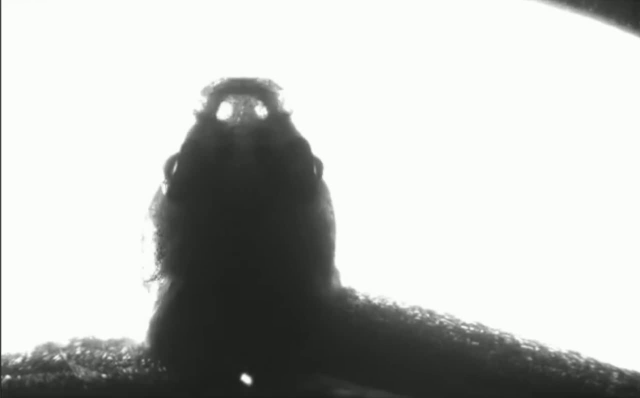
#> input picture frame 22 of OKRtracking.avi, 1280 x 796 px, given in place of ZebrafishEyeMvmt_Trim.mp4, which was not available (shown at 1/2 size)
$ python newmain.py
#> lines starting #> are read from the running program, lines starting #| are printed output that depends on the picture; after the words box and inside, x2 and y2 are one past the last pixel; in counts of white or black regions, pixels touching at a corner belong together; pictures that were not available may be replaced by others from this repository, and a replacement may not be noted
# Standard library imports
import os
import csv

# Third party imports
from skimage.filters import sobel
from skimage.segmentation import watershed
from scipy import ndimage as ndi
import numpy as np
import matplotlib.pyplot as plt
from matplotlib import cm
import matplotlib.animation as animation

from skimage.transform import hough_line, hough_line_peaks
import cv2

# Local application imports
# /None


############################## Helper Functions ########################

def resize(img,desiredWidth = 512):
	'''
	Returns a resized copy of the image. Default width is 512.
	'''

	try:
		height,width,__ = img.shape ## Need the blank variable or else "TypeError: argument 1 must have a "write" method"
	except ValueError:
		try:
			height,width = img.shape ## Need the blank variable or else "TypeError: argument 1 must have a "write" method"
		except:
			raise Exception("Failure to unpack image shape.")


	scale_percent = desiredWidth / width
	width = int(img.shape[1] * scale_percent) #python makes it a float, and it needs an int
	height = int(img.shape[0] * scale_percent)
	img = cv2.resize(img,(width,height),interpolation = cv2.INTER_AREA)

	return img

########################################################################
class Project:

	#codec to output the file
	fourcc = cv2.VideoWriter_fourcc(*'XVID') #this is saying we want to use xvid as our codec

	#initializes the instance of a Project
	def __init__(self,inputFilePath):

#> called with inputFilePath = 'TestData//ZebrafishEyeMvmt_Trim.mp4'
		self.inputFilePath = inputFilePath
		self.inputVideo = cv2.VideoCapture(inputFilePath)
		self.outputFileHandle = None
		self.writer = None
		self.frame = None
		self.min = 0
		self.max = 0
		self.roi1 = None # previously - np.array([0,0]) - trying to see if default value needed
		self.roi2 = None # np.array([0,0]) * see note above ^^
		self.eyeNum = 0
		self.Xnose = 0
		self.Ynose = 0
		self.animationFrame = None

		# Creating input file path and checking by trying to read the first frame
		try:
			ret,self.frame = self.inputVideo.read()
#> self.frame is the input picture: shape (796, 1280, 3); mean B, G, R 188.8, 191.8, 189.8
			self.frame = resize(self.frame)
#> in resize, `img = cv2.resize(img,(width,height),interpolation = cv2.INTER_AREA)`:
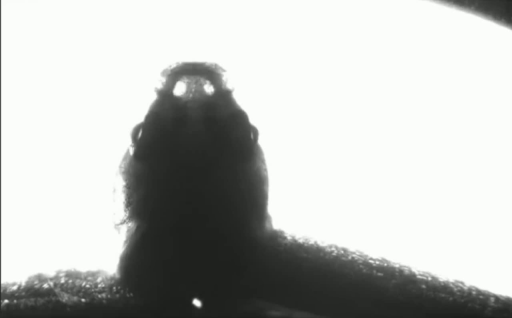
#> img: shape (318, 512, 3); mean of channels 0, 1, 2 188.8, 191.8, 189.8; drawn as B, G, R
			self.frame = cv2.cvtColor(self.frame, cv2.COLOR_BGR2GRAY)
#> self.frame: shape (318, 512)
		except:
			raise Exception("There was an error with the input file path.") #another exception is raised by the try for the size error in shape?

		# Setting the output file
		try:
			self.outputFileHandle = open('fishAngles.csv', 'x+', newline='')
		except:
			fileNum = 1
			while(self.outputFileHandle == None):
				try:
					self.outputFileHandle = open("fishAngles" + str(fileNum) + ".csv", 'x+',newline = '')
				except:
					self.outputFileHandle = None #is this redundant?
					fileNum += 1

	#fixing personal annoyance of deleting files
	def __del__(self):
		self.outputFileHandle.close()
	def getNextFrame(self):
		prevFrame = self.frame # for a try catch?
		ret, self.frame = self.inputVideo.read()
		if ret:
			self.frame = resize(self.frame)
			self.frame = cv2.cvtColor(self.frame, cv2.COLOR_BGR2GRAY)
		return ret, self.frame #do i need the self.frame?

	def EdgeDetec(self):
		windowName = "Edge Detection"

		cv2.startWindowThread()
		cv2.namedWindow(windowName, cv2.WINDOW_NORMAL)
		#cv2.resizeWindow(windowName,self.frame.shape[1],self.frame.shape[0]+100)

		def setMin(Min) :
			self.min = Min
		def setMax(Max):
			self.max = Max

		cv2.createTrackbar("Max",windowName,0,255,setMin)
		cv2.createTrackbar("Min",windowName,0,255,setMax)

		while cv2.getWindowProperty(windowName, 0) >= 0:# Need to figure out X on fish fig& loopFlag >=0:# and cv2.getWindowProperty('Fish Edges', 0) >= 0):

			edge = cv2.Canny(self.frame, self.min, self.max)

			cv2.imshow("Image",edge)

			if cv2.waitKey(1) & 0xff == ord('q') or cv2.waitKey(1) & 0xff == ord('d'): #ord returns the unicode of that letter. 0xff makes it only look at
				#the last 8 bits of the wait key because it is 32bits and the incode is only 8 bits
				break

		cv2.destroyAllWindows()

	def setROI(self):
		roi = cv2.selectROI("Select Region of Interest",self.frame,showCrosshair=False,fromCenter=False)
		self.roi1 = (roi[0],roi[1])
		self.roi2 = (roi[0]+roi[2],roi[1]+roi[3]) # openCv selet returns a rectangle(x,y,width,height)
		print(self.roi1)
		print(self.roi2)

	def lineTransform(self):

		edge = cv2.Canny(self.frame,self.min,self.max)
		cropImg = edge[self.roi1[1]:self.roi2[1] , self.roi1[0]:self.roi2[0]]

		####################################
		# Classic straight-line Hough transform
		# Set a precision of 0.5 degree.
		tested_angles = np.linspace((-np.pi / 2) + (np.pi / 4) , (np.pi / 2) - (np.pi / 4 ), 360)# This is saying take 360*2 steps from -45 counter cloack wise to +45*(180/np.pi)

		h, theta, d = hough_line(cropImg, theta=tested_angles) # this returns hough transform accumulator, the angles, and distances from orgin to detected line

		'''
		# Generating figure 1
		fig, axes = plt.subplots(1, 2, figsize=(15, 6))
		ax = axes.ravel()

		ax[0].imshow(cropImg, cmap=cm.gray)
		ax[0].set_title('Input image')
		ax[0].set_axis_off()

		ax[1].imshow(cropImg, cmap=cm.gray)
		'''
		origin = np.array((0, cropImg.shape[1])) #origin considered bottom left

		_, angle, dist = hough_line_peaks(h, theta, d,num_peaks= 4)


		# finding which eye(s) to try to transform the lines for
		minIndex = np.where(dist == np.min(dist))
		maxIndex = np.where(dist == np.max(dist))


		miny0, miny1 = (dist[minIndex][0] - origin * np.cos(angle[minIndex][0])) / np.sin(angle[minIndex][0])
		maxy0, maxy1 = (dist[maxIndex][0] - origin * np.cos(angle[maxIndex][0])) / np.sin(angle[maxIndex][0])

		# The Visuals
		self.animationFrame = cv2.cvtColor(self.frame, cv2.COLOR_GRAY2BGR)

		if self.eyeNum < 0:
			self.animationFrame = cv2.line(self.animationFrame,(self.roi1[0],self.roi1[1] +
			int(miny0)),(self.roi2[0],self.roi2[1] + int(miny1)),(0,255,0), thickness=2)
		elif self.eyeNum > 0:
			self.animationFrame = cv2.line(self.animationFrame,(self.roi1[0],self.roi1[1] +
			int(maxy0)),(self.roi2[0],self.roi2[1] + int(maxy1)),(0,255,255), thickness=2)
		else:
			self.animationFrame = cv2.line(self.animationFrame,(self.roi1[0],self.roi1[1] +
			int(miny0)),(self.roi2[0],self.roi2[1] + int(miny1)),(0,255,0), thickness=2)

			self.animationFrame = cv2.line(self.animationFrame,(self.roi1[0],self.roi1[1] +
			int(maxy0)),(self.roi2[0],self.roi2[1] + int(maxy1)),(0,255,255), thickness=2)

		cv2.imshow("Lines", self.animationFrame)
		cv2.waitKey(1)
		'''
		ax[1].plot(origin, (miny0, miny1),label = "left")
		ax[1].plot(origin, (maxy0, maxy1), label = "right")

		ax[1].set_xlim(origin)
		ax[1].set_ylim((cropImg.shape[0], 0))
		ax[1].set_axis_off()
		ax[1].set_title('Detected lines')
		ax[1].legend()

		plt.tight_layout()
		#plt.show()
		'''

		retval = [0,0]
		if self.eyeNum == -1:
			retval[0] = angle[minIndex][0]
		elif self.eyeNum == 1:
			retval[1] = angle[maxIndex][0]
		else:
			retval[0] = angle[minIndex][0]
			retval[1] = angle[maxIndex][0]

		return retval

	def writeToFile(self, Angles = [0,0]):

		leftAngle =  Angles[0]
		rightAngle = Angles[1]

		if self.writer == None:
			fieldnames = ['leftEye', 'rightEye']
			self.writer = csv.DictWriter(self.outputFileHandle, fieldnames=fieldnames)
			self.writer.writeheader()

		self.writer.writerow({'leftEye': leftAngle, 'rightEye': rightAngle})

	def setEyeNum(self,eyeNum):

		eyeNum = int(eyeNum) # take care of decimal answers
		if eyeNum >= -1 and eyeNum <= 1:
			self.eyeNum = eyeNum #for floating points to be discarded
		else:
			raise Exception("Bad eye number indicator")

	def findFishNose(self):
		markers = np.zeros_like(self.frame)
		markers[self.frame < 30] = 2  # these just work
		markers[self.frame > 150] = 1 # these just work

		elevation_map = sobel(self.frame)
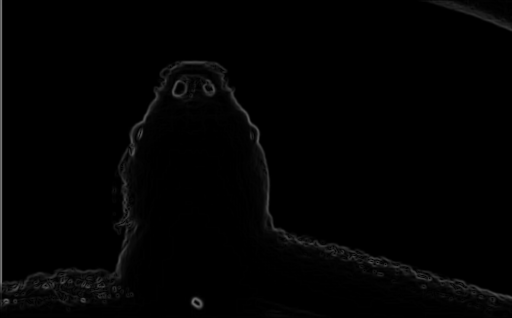
#> elevation_map: shape (318, 512) float64; min 0, max 0.466, mean 0.0106
		segmentation = watershed(elevation_map, markers)
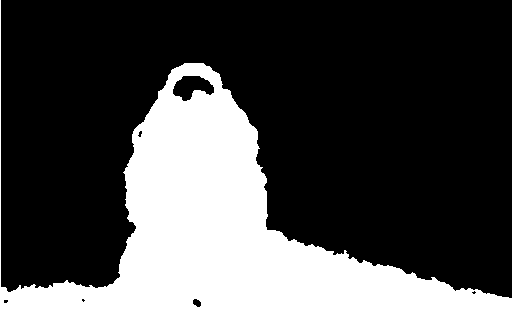
#> segmentation: shape (318, 512); values 1 (black) and 2 (white), 28.9% white; 1 white region, box (x1, y1, x2, y2) and area: (0, 0, 512, 318) 47100
		segmentation = ndi.binary_fill_holes(segmentation - 1) # I believe this sets that background as 0 so we don't change it
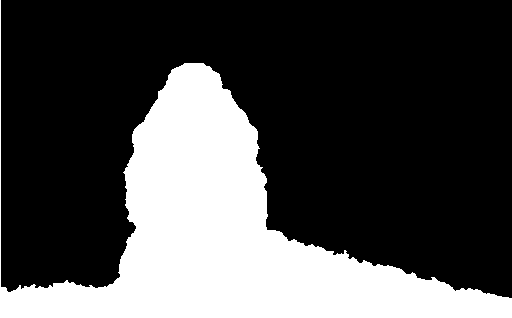
#> segmentation: shape (318, 512) bool; 29.4% white; 1 white region, box (x1, y1, x2, y2) and area: (0, 0, 512, 318) 47826
		labeled_img, num_features = ndi.label(segmentation)
#> num_features = 1

		freq = np.argmax(np.bincount(labeled_img.flatten())[1:]) + 1
#> freq = 1

		index = np.where(labeled_img == freq)
#> index = 47826 positions, rows 0 to 317, columns 0 to 511

		self.Ynose = index[0][0]
#> self.Ynose = 0
		self.Xnose = index[1][index[0] == self.Ynose]
#> self.Xnose = [0]

		def findMed(arr):
			return arr[int(np.trunc(len(arr)/2))]

		self.Xnose = findMed(self.Xnose)
#> self.Xnose = 0

	def adjustROI(self):

		if(self.Xnose == 0 and self.Ynose == 0):
			print("This is an exception")

		roi1dif = (self.roi1[0] - self.Xnose , self.roi1[1] - self.Ynose)
		roi2dif = (self.roi2[0] - self.Xnose , self.roi2[1] - self.Ynose)

		self.findFishNose()
		self.roi1 = (roi1dif[0] + self.Xnose, roi1dif[1] + self.Ynose)
		self.roi2 = (roi2dif[0] + self.Xnose, roi2dif[1] + self.Ynose)

	def autoAnalyzeVideo(self):

		#checks
		self.findFishNose()
		self.setEyeNum(-1)
		while self.roi1 == None or self.roi2 == None:
			print("Please set the region of interest")
			#self.setROI()
			self.roi1 = (134,111)
			self.roi2 = (246,163)

		while self.min == 0 and self.max == 0: # I'm concerned about this boolean not checking both???????????????????????????????????
			print("Please set the edge detection max and min values")
			#self.EdgeDetec()
			self.max = 153
			self.min = 51

		while self.getNextFrame()[0]:
			self.adjustROI()
			self.writeToFile(self.lineTransform())
#> this loop made 29 passes
#> pass 1, in lineTransform, `edge = cv2.Canny(self.frame,self.min,self.max)`:
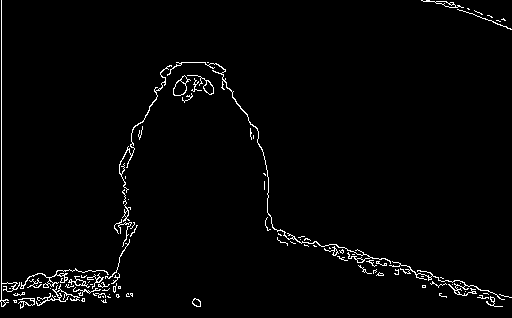
#> edge: shape (318, 512); 2.2% white in thin lines or dots
#> pass 1, in lineTransform, `cropImg = edge[self.roi1[1]:self.roi2[1] , self.roi1[0]:self.roi2[0]]`:
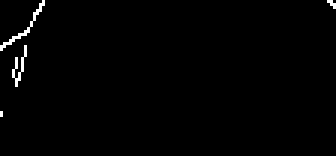
#> cropImg: shape (52, 112) (shown 3 times larger); 1% white in thin lines or dots, all inside (x1, y1, x2, y2) = (0, 0, 112, 39)
#> pass 1, in lineTransform, `h, theta, d = hough_line(cropImg, theta=tested_angles)`:
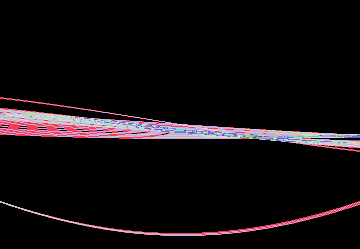
#> h: shape (249, 360) uint64; 20 distinct labels, from 0 to 19; one colour per label, 0 black


proj = Project("TestData//ZebrafishEyeMvmt_Trim.mp4")


proj.setEyeNum(-1)

proj.autoAnalyzeVideo()


proj.__del__() # THIS MUST BE HERE OR THE CSV FILE HANDLE WONT CLOSE AND SHOW THE VALUES IN THE FILE!!!

$ run again, starting later in the video
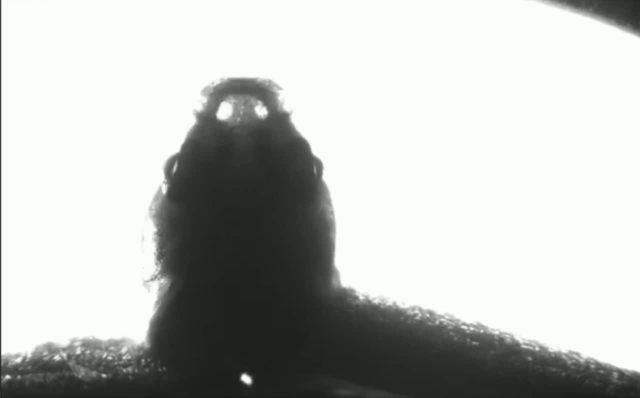
#> input picture frame 178 of OKRtracking.avi, 1280 x 796 px, given in place of ZebrafishEyeMvmt_Trim.mp4, which was not available (shown at 1/2 size)
#> in __init__, self.frame is the input picture: shape (796, 1280, 3); mean B, G, R 188.8, 191.8, 189.8
#> self.frame: shape (318, 512)
#> labeled_img: shape (318, 512) int32; values 0 (black) and 1 (white), 29.4% white; 1 white region, box (x1, y1, x2, y2) and area: (0, 0, 512, 318) 47826
#> num_features = 1
#> index = 47826 positions, rows 0 to 317, columns 0 to 511
#> self.Ynose = 0
#> in findFishNose, `self.Xnose = index[1][index[0] == self.Ynose]`: self.Xnose = [0]
#> in findFishNose, `self.Xnose = findMed(self.Xnose)`: self.Xnose = 0
#> the loop in autoAnalyzeVideo, `while self.getNextFrame()[0]:` made 29 passes
#> pass 1, in lineTransform, `h, theta, d = hough_line(cropImg, theta=tested_angles)`:
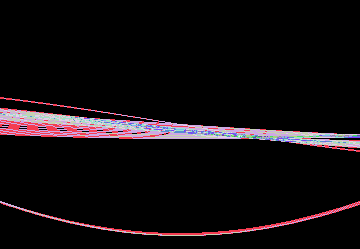
#> h: shape (249, 360) uint64; 20 distinct labels, from 0 to 19; one colour per label, 0 black
